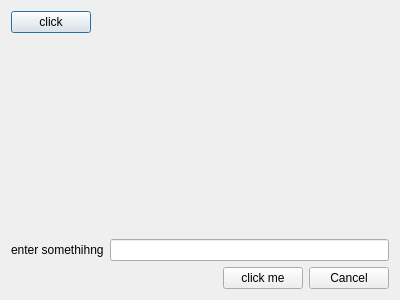
<?xml version="1.0" encoding="UTF-8"?>
<ui version="4.0">
 <class>Dialog</class>
 <widget class="QDialog" name="Dialog">
  <property name="geometry">
   <rect>
    <x>0</x>
    <y>0</y>
    <width>400</width>
    <height>300</height>
   </rect>
  </property>
  <property name="windowTitle">
   <string>Dialog</string>
  </property>
  <layout class="QVBoxLayout" name="verticalLayout">
   <item>
    <layout class="QHBoxLayout" name="horizontalLayout_3">
     <item>
      <widget class="QPushButton" name="pbn_click_me">
       <property name="text">
        <string>click</string>
       </property>
      </widget>
     </item>
     <item>
      <spacer name="horizontalSpacer_2">
       <property name="orientation">
        <enum>Qt::Horizontal</enum>
       </property>
       <property name="sizeHint" stdset="0">
        <size>
         <width>40</width>
         <height>20</height>
        </size>
       </property>
      </spacer>
     </item>
    </layout>
   </item>
   <item>
    <spacer name="verticalSpacer">
     <property name="orientation">
      <enum>Qt::Vertical</enum>
     </property>
     <property name="sizeHint" stdset="0">
      <size>
       <width>20</width>
       <height>190</height>
      </size>
     </property>
    </spacer>
   </item>
   <item>
    <layout class="QHBoxLayout" name="horizontalLayout_2">
     <item>
      <widget class="QLabel" name="lab_edit">
       <property name="text">
        <string>enter somethihng</string>
       </property>
      </widget>
     </item>
     <item>
      <widget class="QLineEdit" name="led_text"/>
     </item>
    </layout>
   </item>
   <item>
    <layout class="QHBoxLayout" name="horizontalLayout">
     <item>
      <spacer name="horizontalSpacer">
       <property name="orientation">
        <enum>Qt::Horizontal</enum>
       </property>
       <property name="sizeHint" stdset="0">
        <size>
         <width>40</width>
         <height>20</height>
        </size>
       </property>
      </spacer>
     </item>
     <item>
      <widget class="QPushButton" name="pbn_click">
       <property name="text">
        <string>click me</string>
       </property>
      </widget>
     </item>
     <item>
      <widget class="QPushButton" name="pbn_cancel">
       <property name="text">
        <string>Cancel</string>
       </property>
      </widget>
     </item>
    </layout>
   </item>
  </layout>
 </widget>
 <resources/>
 <connections>
  <connection>
   <sender>pbn_cancel</sender>
   <signal>clicked()</signal>
   <receiver>Dialog</receiver>
   <slot>reject()</slot>
   <hints>
    <hint type="sourcelabel">
     <x>352</x>
     <y>278</y>
    </hint>
    <hint type="destinationlabel">
     <x>199</x>
     <y>149</y>
    </hint>
   </hints>
  </connection>
 </connections>
</ui>
